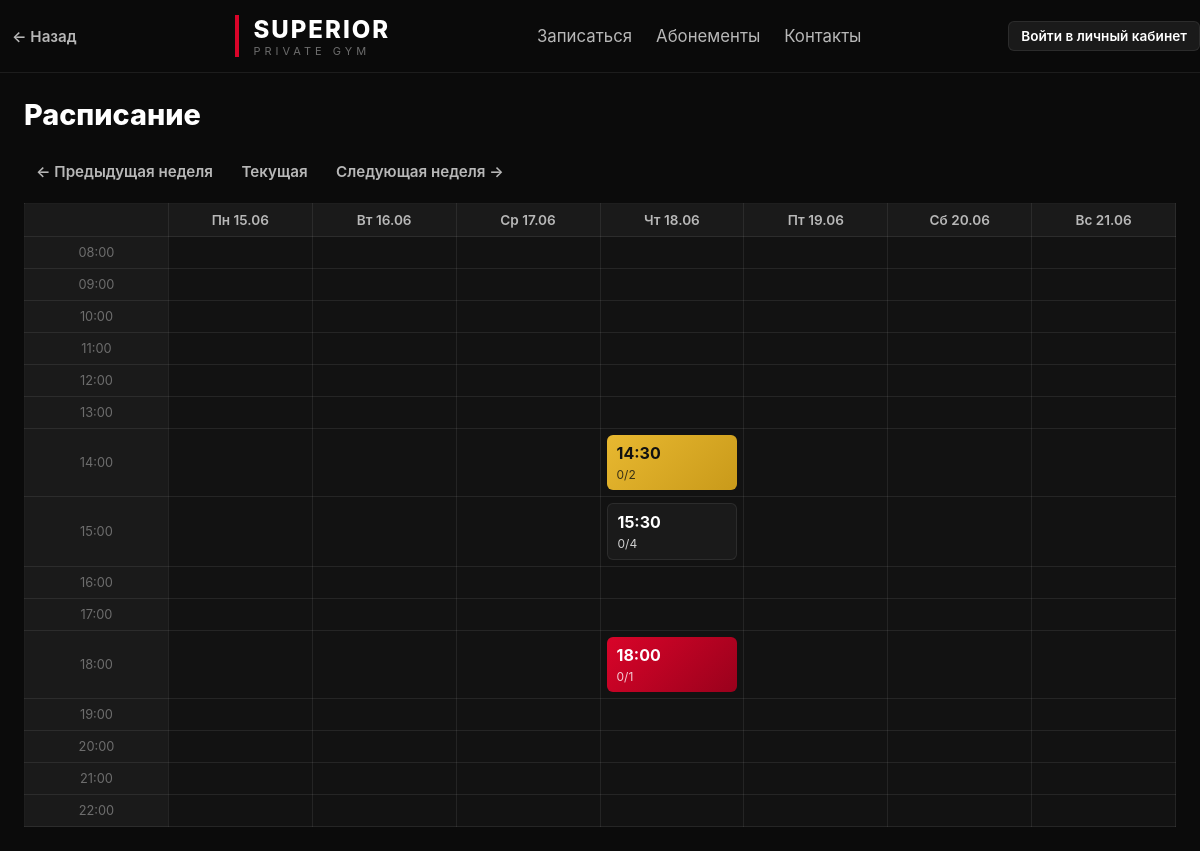
The app's page /schedule with its own data.
### app/models.py (models this page shows)
class Slot(Base):
    __tablename__ = "slots"
    id = Column(Integer, primary_key=True)
    start_time = Column(DateTime)
    capacity = Column(Integer, default=4)

### app/routes/schedule.py (the view)
@router.get("/schedule")
def schedule(
    request: Request, db: Session = Depends(get_db),
    week_offset: int = 0, user: dict = Depends(get_current_user),
):
    slots = db.query(Slot).order_by(Slot.start_time).all()
    now = tz_now()
    base_week_start = (now - timedelta(days=now.weekday())).replace(
        hour=0, minute=0, second=0, microsecond=0
    )
    week_start = base_week_start + timedelta(days=7 * week_offset)
    days = [week_start + timedelta(days=i) for i in range(7)]
    hours = list(range(8, 23))
    default_time = tz_now().strftime("%Y-%m-%dT%H:%M")
    default_end_time = (tz_now() + timedelta(hours=1)).strftime("%Y-%m-%dT%H:%M")
    grid = {(d_idx, h): None for d_idx in range(7) for h in hours}
    for slot in slots:
        if not slot.start_time:
            continue
        slot_dt = slot.start_time
        delta = slot_dt.date() - week_start.date()
        if delta.days < 0 or delta.days >= 7:
            continue
        day_index = delta.days
        hour = slot_dt.hour
        if hour in hours:
            bookings = db.query(Booking).filter(Booking.slot_id == slot.id).all()
            clients_in_slot = [db.get(Client, b.client_id) for b in bookings]
            grid[(day_index, hour)] = {
                'slot': slot,
                'booked': len(clients_in_slot),
                'clients': clients_in_slot,
            }
    return templates.TemplateResponse(
        request=request, name="schedule.html",
        context={
            "days": days, "hours": hours, "grid": grid,
            "default_time": default_time,
            "default_end_time": default_end_time,
            "week_offset": week_offset, "user": user,
        },
    )

### templates/schedule.html (shortened to what this page needs)
{% extends "base.html" %}
{% block content %}
<div class="page__title">
    <h1>Расписание</h1>
</div>
{% set flash = request.query_params.get('flash') %}
<div class="page__controls">
    <div class="week-nav">
        <a class="btn btn--ghost" href="/schedule?week_offset={{ week_offset - 1 }}">← Предыдущая неделя</a>
        <a class="btn btn--ghost" href="/schedule?week_offset=0">Текущая</a>
        <a class="btn btn--ghost" href="/schedule?week_offset={{ week_offset + 1 }}">Следующая неделя →</a>
    </div>
</div>
<div class="calendar">
    <table class="calendar__table">
        <thead>
            <tr>
                <th class="calendar__header-cell"></th>
                {% set ru_days = ['Пн','Вт','Ср','Чт','Пт','Сб','Вс'] %}
                {% for day in days %}
                <th class="calendar__header-cell">{{ ru_days[loop.index0] }} {{ day.strftime('%d.%m') }}</th>
                {% endfor %}
            </tr>
        </thead>
        <tbody>
            {% for hour in hours %}
            <tr>
                <td class="calendar__time">{{ '%02d:00' % hour }}</td>
                {% for d_idx in range(0,7) %}
                <td class="calendar__cell">
                    {% set cell = grid.get((d_idx, hour)) %}
                    {% if cell %}
                    {%- set color_class = '' -%}
                    {%- if cell.slot.capacity == 1 -%}
                        {%- set color_class = 'calendar__slot--red' -%}
                    {%- elif cell.slot.capacity == 2 -%}
                        {%- set color_class = 'calendar__slot--yellow' -%}
                    {%- else -%}
                        {%- if cell.booked >= cell.slot.capacity -%}
                            {%- set color_class = 'calendar__slot--green' -%}
                        {%- else -%}
                            {%- set color_class = 'calendar__slot--gray' -%}
                        {%- endif -%}
                    {%- endif -%}
                    <a class="calendar__slot {{ color_class }}" href="/slot/{{ cell.slot.id }}?week_offset={{ week_offset }}">
                        <div class="calendar__slot-time">{{ cell.slot.start_time.strftime('%H:%M') }}</div>
                        <div class="calendar__slot-capacity">{{ cell.booked }}/{{ cell.slot.capacity }}</div>
                    </a>
                    {% endif %}
                </td>
                {% endfor %}
            </tr>
            {% endfor %}
        </tbody>
    </table>
</div>
{% endblock %}

### templates/base.html (shortened to what this page needs)
<!DOCTYPE html>
<html lang="ru">
<head>
    <link rel="stylesheet"
          href="/static/style.css">
</head>
<body>
<header class="header">
    <div class="header__inner">
        <div class="header__back">
            <button class="btn btn--ghost" onclick="history.back()">← Назад</button>
        </div>
        <a class="header__logo" href="/">
            <span class="header__accent-line"></span>
            <div>
                <div class="header__brand">SUPERIOR</div>
                <div class="header__subtitle">PRIVATE GYM</div>
            </div>
        </a>
        <nav class="header__nav">
            {% set _user = request.session.get('user') %}
            {% if _user and _user.role in ('admin', 'trainer') %}
            <a href="/schedule" class="header__nav-link">Расписание</a>
            <a href="/clients" class="header__nav-link">Клиенты</a>
            <a href="/subscriptions" class="header__nav-link">Абонементы</a>
            <a href="/journal" class="header__nav-link">Журнал</a>
            <a href="/sql" class="header__nav-link">SQL</a>
            {% elif _user and _user.role == 'client' %}
            <a href="/schedule" class="header__nav-link">Расписание</a>
            {% else %}
            <a href="/signup" class="header__nav-link">Записаться</a>
            <a href="/subscriptions" class="header__nav-link">Абонементы</a>
            <a href="/contacts" class="header__nav-link">Контакты</a>
            {% endif %}
        </nav>
        <div class="header__user">
            {% if _user %}
            <a href="/profile" class="header__user-name">{{ _user.name }}</a>
            <form method="post" action="/logout" class="form--inline">
                {{ csrf_input(request) }}
                <button class="btn btn--ghost btn--small" type="submit">Выйти</button>
            </form>
            {% else %}
            <a href="/login" class="btn btn--primary btn--small">Войти в личный кабинет</a>
            {% endif %}
        </div>
    </div>
</header>
<main class="container">
    {% block content %}
    {% endblock %}
</main>
</body>
</html>

### static/style.css (style rules this page uses)
*, *::before, *::after { margin:0; padding:0; box-sizing:border-box; }
html { scroll-behavior:smooth; }
body { background:var(--bg-primary); color:var(--text-primary); font-family:Inter,system-ui,sans-serif; min-height:100vh; }
.container { width:min(1400px,calc(100% - 48px)); margin-inline:auto; padding:24px 0; }
.header { position:sticky; top:0; z-index:1000; backdrop-filter:blur(16px); background:rgba(11,11,11,.85); border-bottom:1px solid var(--border); }
.header__inner { display:flex; justify-content:space-between; align-items:center; height:72px; }
.header__logo { display:flex; align-items:center; gap:14px; text-decoration:none; }
.header__accent-line { width:4px; height:42px; background:var(--accent); display:block; }
.header__back { display:flex; align-items:center; }
.header__brand { font-size:24px; font-weight:800; letter-spacing:2px; text-transform:uppercase; color:var(--text-primary); }
.header__subtitle { font-size:11px; letter-spacing:4px; color:var(--text-muted); }
.header__nav { display:flex; gap:24px; }
.header__nav-link { color:var(--text-secondary); text-decoration:none; transition:var(--transition); font-size:1.05rem; }
.header__user { display:flex; align-items:center; gap:12px; font-size:14px; }
.btn { display:inline-flex; align-items:center; justify-content:center; gap:8px; text-decoration:none; cursor:pointer; transition:var(--transition); font-weight:600; font-size:0.95rem; border:none; border-radius:var(--radius-sm); font-family:inherit; }
.btn--primary { background:var(--accent); color:white; padding:10px 20px; }
.btn--small { padding:6px 12px; font-size:0.85rem; background:var(--bg-elevated); color:var(--text-primary); border:1px solid var(--border); border-radius:var(--radius-sm); }
.btn--ghost { background:transparent; border:none; color:var(--text-secondary); padding:6px 12px; }
.calendar { overflow-x:auto; }
.calendar__table { width:100%; border-collapse:collapse; table-layout:fixed; }
.calendar__table th, .calendar__table td { border:1px solid var(--border); }
.calendar__header-cell { background:var(--bg-elevated); padding:8px; text-align:center; color:var(--text-secondary); font-size:0.85rem; font-weight:600; }
.calendar__time { width:72px; background:var(--bg-elevated); color:var(--text-muted); text-align:center; padding:8px; font-size:0.8rem; }
.calendar__cell { min-height:90px; padding:6px; vertical-align:top; background:var(--bg-secondary); }
.calendar__slot { display:block; border-radius:var(--radius-sm); padding:8px 10px; text-decoration:none; color:var(--text-primary); transition:var(--transition); }
.calendar__slot--red { background:linear-gradient(135deg,var(--accent),#99011c); }
.calendar__slot--yellow { background:linear-gradient(135deg,#e8b830,#c99a1a); color:#111; }
.calendar__slot--gray { background:var(--bg-elevated); border:1px solid var(--border); }
.calendar__slot-time { font-size:16px; font-weight:700; margin-bottom:4px; }
.calendar__slot-capacity { font-size:12px; opacity:0.8; }
.calendar__slot--yellow .calendar__slot-capacity { color:#111; }
.page__title { display:flex; justify-content:space-between; align-items:center; margin-bottom:24px; }
.page__title h1 { font-size:1.8rem; font-weight:800; }
.page__controls { display:flex; gap:12px; align-items:center; margin-bottom:16px; }

### records on screen
Slot: slot.start_time "14:30", slot.capacity "2"
Slot: slot.start_time "15:30", slot.capacity "4"
Slot: slot.start_time "18:00", slot.capacity "1"

### other values on screen
{{ ru_days[loop.index0] }} "Пн" "Вт" "Ср" "Чт" "Пт" "Сб" "Вс"
{{ day.strftime('%d.%m') }} "15.06" "16.06" "17.06" "18.06" "19.06" "20.06" "21.06"
{{ '%02d:00' % hour }} "08:00" "09:00" "10:00" "11:00" "12:00" "13:00" "14:00" "15:00" "16:00" "17:00" "18:00" "19:00" "20:00" "21:00" "22:00"
{{ cell.booked }} "0" "0" "0"
